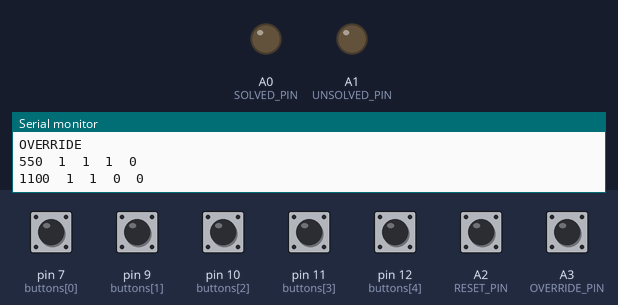
This program was run on a simulated Arduino Leonardo, built with avr-gcc and run on an emulated ATmega32U4. On the bench: output pins drawn as LEDs (lit = HIGH), the last lines printed to the serial monitor. Inputs (shaded band) come from the test bench; at power-on: A2 (RESET_PIN), A3 (OVERRIDE_PIN), pin 7 (buttons[0]), pin 9 (buttons[1]), pin 10 (buttons[2]), pin 11 (buttons[3]), pin 12 (buttons[4]) HIGH.

Above: at 1.3 s.
1.4 s: A2 (RESET_PIN) pulled LOW for 0.3 s
At 2.21 s:
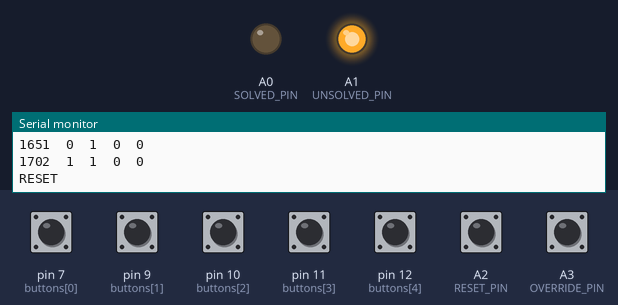
3.7 s: A3 (OVERRIDE_PIN) pulled LOW for 0.3 s
At 4.52 s:
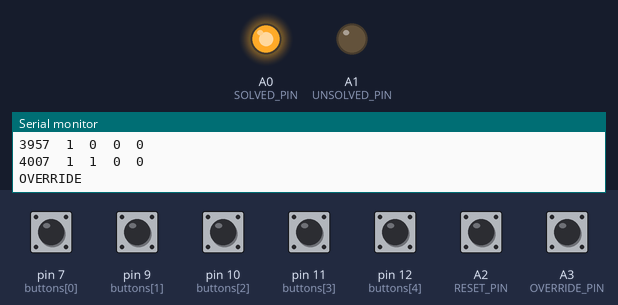
Timing chart, 0 to 6.7 s (numbered marks = the images above; inputs shaded):
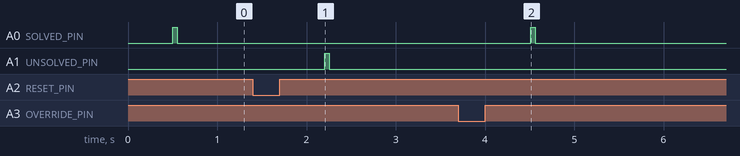

Measured:
- after the input at 1.4 s, A1 (UNSOLVED_PIN): LOW → HIGH after 0.80 s, → LOW 0.05 s later
- after the input at 3.7 s, A0 (SOLVED_PIN): LOW → HIGH after 0.81 s, → LOW 0.05 s later

The program:

main.cpp
```cpp
#include "PuzzleCommunication.h"

#define RESET_PIN A2
#define OVERRIDE_PIN A3
#define UNSOLVED_PIN A1
#define SOLVED_PIN A0

PuzzleCommunication puzzleComm(RESET_PIN, OVERRIDE_PIN, UNSOLVED_PIN, SOLVED_PIN, 255);

#define SOLVED_TIMEOUT 1000

#define NUM_BUTTONS 5
int buttons[NUM_BUTTONS] = {7,9,10,11,12};
bool lastButtonState[NUM_BUTTONS] = {HIGH, HIGH, HIGH, HIGH, HIGH};
unsigned long lastDebounceTime[NUM_BUTTONS] = {0, 0, 0, 0, 0};
unsigned long previousMillis = 0;
unsigned long debounceDelay = 50;
bool pulseActive = false;
unsigned long pulseStartTime;
const unsigned long pulseDuration = 250;
bool pulseTriggered[NUM_BUTTONS] = {false, false, false, false, false};

bool checkIsSolved() {
  bool isSolved = true;
  for (int i = 0; i < NUM_BUTTONS; i++) {
      if (digitalRead(buttons[i]) == HIGH) {
        isSolved = false;
      }
  }
  return isSolved;
}

void solve() {

}

void unsolve() {
  for (int i = 0; i < NUM_BUTTONS; i++) {
      pulseTriggered[i] = false;
  }
}


void setup() {
  Serial.begin(9600);

  puzzleComm.begin();
  puzzleComm.setCallbacks(solve, unsolve, checkIsSolved);

  for (int i=0; i<NUM_BUTTONS; i++) {
    pinMode(buttons[i], INPUT_PULLUP);
  }

}


void loop() {


  Serial.print(millis());
  Serial.print("\t");
  Serial.print(digitalRead(RESET_PIN));
  Serial.print("\t");
  Serial.print(digitalRead(OVERRIDE_PIN));
  Serial.print("\t");
  Serial.print(digitalRead(SOLVED_PIN));
  Serial.print("\t");
  Serial.println(digitalRead(UNSOLVED_PIN));
  // Serial.print("\t");
  // Serial.println(puzzleComm.getCurrentState());

  if (puzzleComm.getCurrentState() == UNSOLVED) {
    digitalWrite(13,false);

    for (int i = 0; i < NUM_BUTTONS; i++) {
      int reading = digitalRead(buttons[i]);
      if (reading != lastButtonState[i]) {
        lastDebounceTime[i] = millis();
      }

      if ((millis() - lastDebounceTime[i]) > debounceDelay) {
        if (reading == LOW  && !pulseTriggered[i]) {
          pulseActive = true;
          pulseStartTime = millis();
          digitalWrite(UNSOLVED_PIN, HIGH);
          digitalWrite(SOLVED_PIN, HIGH);
          pulseTriggered[i] = true;
        }
      }

      lastButtonState[i] = reading;
    }

    if (pulseActive && (millis() - pulseStartTime) >= pulseDuration) {
      pulseActive = false;
      digitalWrite(UNSOLVED_PIN, HIGH);
      digitalWrite(SOLVED_PIN, LOW);
    }

    // Serial.println("UNSOLVED");

  } else if (puzzleComm.getCurrentState() == SOLVED) {
    // Serial.println("SOLVED");
    digitalWrite(13,true);
  }

  if (!pulseActive) {
    puzzleComm.update();
  }

  delay(50);
}
```
